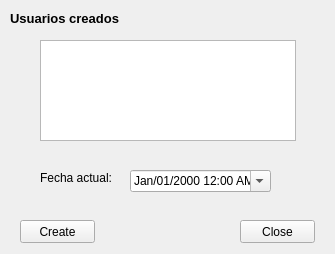
<?xml version="1.0" encoding="UTF-8"?>
<ui version="4.0">
 <class>Fm_Users</class>
 <widget class="QWidget" name="Fm_Users">
  <property name="geometry">
   <rect>
    <x>0</x>
    <y>0</y>
    <width>335</width>
    <height>254</height>
   </rect>
  </property>
  <property name="windowTitle">
   <string>Creation user</string>
  </property>
  <widget class="QPushButton" name="Btn_Create">
   <property name="geometry">
    <rect>
     <x>20</x>
     <y>220</y>
     <width>75</width>
     <height>23</height>
    </rect>
   </property>
   <property name="text">
    <string>Create</string>
   </property>
  </widget>
  <widget class="QPushButton" name="Btn_Close">
   <property name="geometry">
    <rect>
     <x>240</x>
     <y>220</y>
     <width>75</width>
     <height>23</height>
    </rect>
   </property>
   <property name="text">
    <string>Close</string>
   </property>
  </widget>
  <widget class="QDateTimeEdit" name="DateCreate">
   <property name="geometry">
    <rect>
     <x>130</x>
     <y>170</y>
     <width>141</width>
     <height>22</height>
    </rect>
   </property>
   <property name="displayFormat">
    <string>MMM/dd/yyyy h:mm AP</string>
   </property>
   <property name="calendarPopup">
    <bool>true</bool>
   </property>
  </widget>
  <widget class="QLabel" name="Lb_Fecha">
   <property name="geometry">
    <rect>
     <x>40</x>
     <y>170</y>
     <width>81</width>
     <height>16</height>
    </rect>
   </property>
   <property name="text">
    <string>Fecha actual:</string>
   </property>
  </widget>
  <widget class="QListWidget" name="listWidget">
   <property name="geometry">
    <rect>
     <x>40</x>
     <y>40</y>
     <width>256</width>
     <height>101</height>
    </rect>
   </property>
  </widget>
  <widget class="QLabel" name="Lb_Users">
   <property name="geometry">
    <rect>
     <x>10</x>
     <y>10</y>
     <width>111</width>
     <height>16</height>
    </rect>
   </property>
   <property name="font">
    <font>
     <family>Tahoma</family>
     <pointsize>10</pointsize>
     <weight>75</weight>
     <bold>true</bold>
    </font>
   </property>
   <property name="text">
    <string>Usuarios creados</string>
   </property>
  </widget>
 </widget>
 <resources/>
 <connections/>
</ui>
